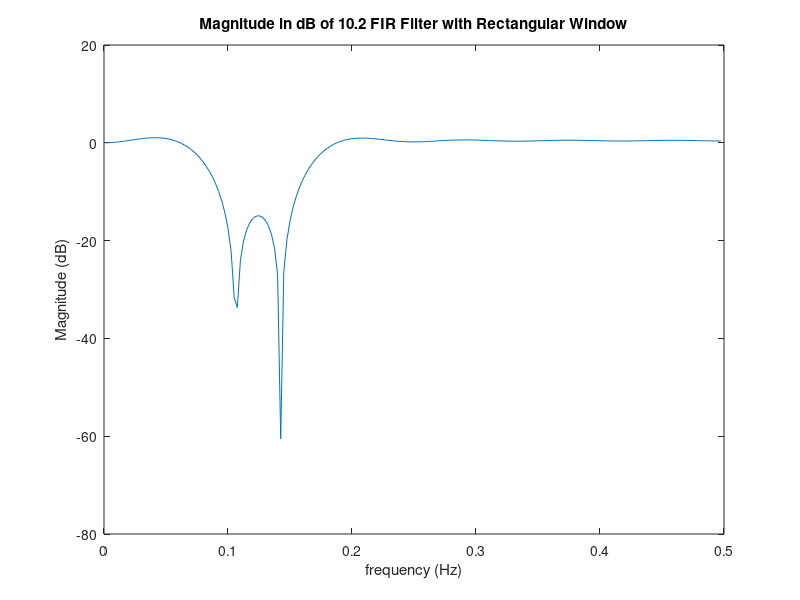
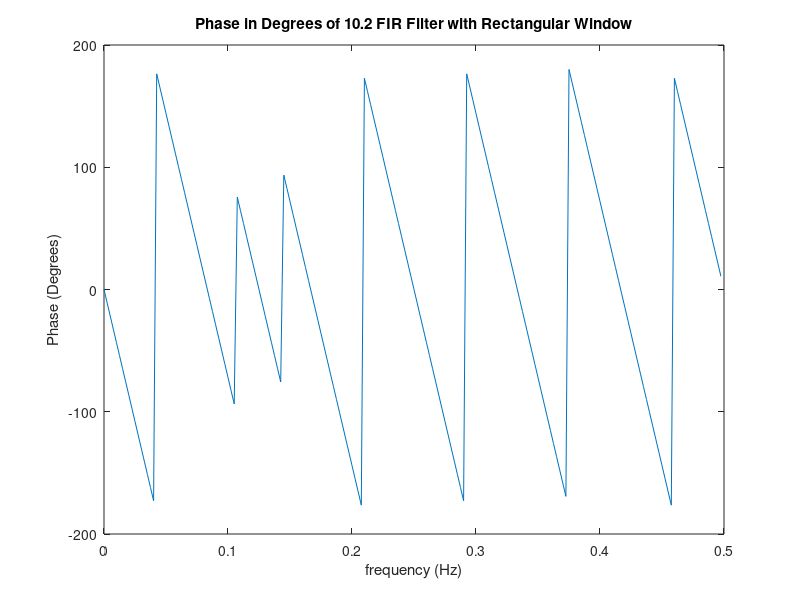
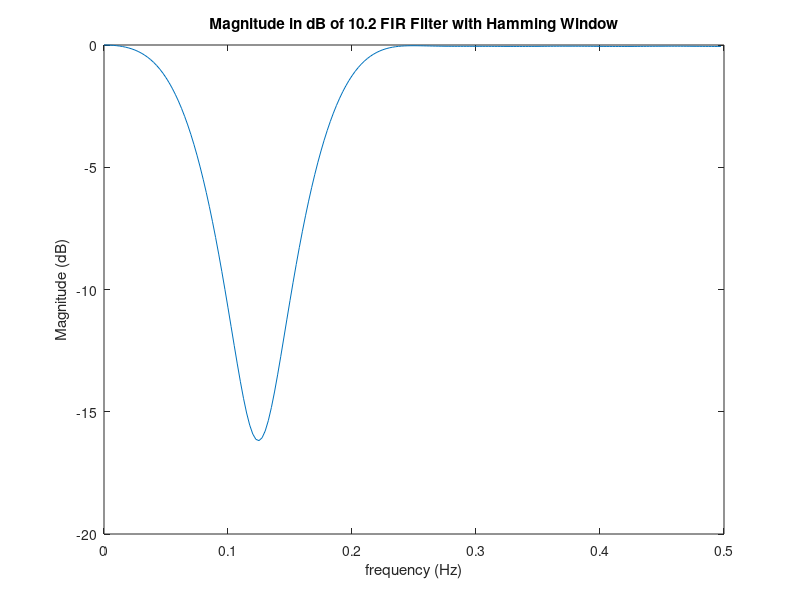
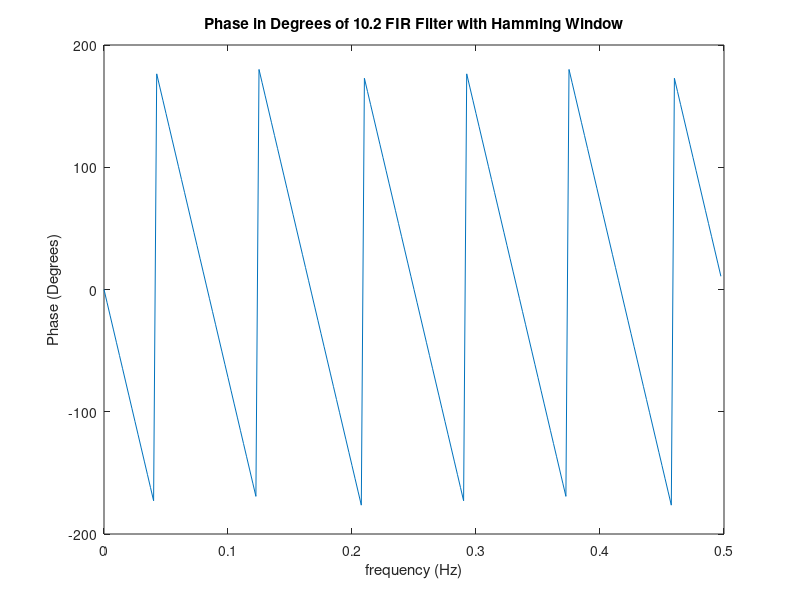

These charts were generated, in order, by the following MATLAB code:
%Author: Brian Wilcox
%Class: EECE 5666
%Date: 3/8/2017
%Problem 10.2 plotting

%Part b
%set parameters for fir1 function
F = [1/12 1/6];
M = 25;
b = fir1(M-1,2*F,'stop',rectwin(M));
[H, w] = freqz(b,1,200);
f = w./(2*pi);
mag = 20*log10(abs(H));
phase = 180/pi.*angle(H);

figure(1)
plot(f, mag)
title ('Magnitude in dB of 10.2 FIR Filter with Rectangular Window');
xlabel('frequency (Hz)');
ylabel('Magnitude (dB)');
figure(2)
plot(f, phase)
title ('Phase in Degrees of 10.2 FIR Filter with Rectangular Window');
xlabel('frequency (Hz)');
ylabel('Phase (Degrees)');

%Part c
%set parameters for fir1 function
F = [1/12 1/6];
M = 25;
b = fir1(M-1,2*F,'stop',hamming(M));
[H, w] = freqz(b,1,200);
f = w./(2*pi);
mag = 20*log10(abs(H));
phase = 180/pi.*angle(H);

figure(3)
plot(f, mag)
title ('Magnitude in dB of 10.2 FIR Filter with Hamming Window');
xlabel('frequency (Hz)');
ylabel('Magnitude (dB)');
figure(4)
plot(f, phase)
title ('Phase in Degrees of 10.2 FIR Filter with Hamming Window');
xlabel('frequency (Hz)');
ylabel('Phase (Degrees)');

%Part d
%set parameters for fir1 function
F = [1/12 1/6];
M = 25;
b = fir1(M-1,2*F,'stop',bartlett(M));
[H, w] = freqz(b,1,200);
f = w./(2*pi);
mag = 20*log10(abs(H));
phase = 180/pi.*angle(H);

figure(5)
plot(f, mag)
title ('Magnitude in dB of 10.2 FIR Filter with Bartlett Window');
xlabel('frequency (Hz)');
ylabel('Magnitude (dB)');
figure(6)
plot(f, phase)
title ('Phase in Degrees of 10.2 FIR Filter with Bartlett Window');
xlabel('frequency (Hz)');
ylabel('Phase (Degrees)');